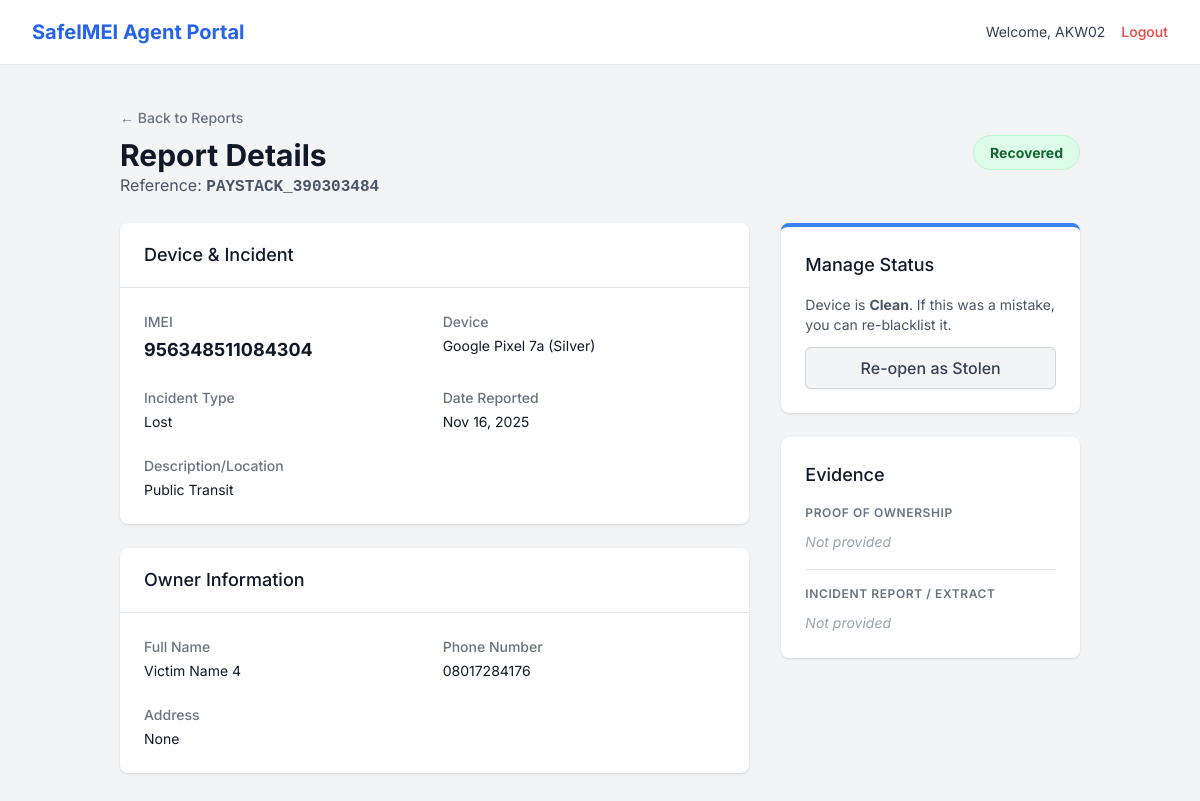
Page /reports/22/manage/ (signed in) on the committed database.
### portal/models.py (models this page shows, shortened)
class DeviceReport(models.Model):
    class StatusChoices(models.TextChoices):
        STOLEN = 'Stolen', 'Stolen'
        RECOVERED = 'Recovered', 'Recovered'
        PENDING = 'Pending', 'Pending Review'
        PAYMENT_PENDING = 'Payment Pending', 'Awaiting Payment'
    owner_full_name = models.CharField(max_length=255)
    owner_phone_number = models.CharField(max_length=20)
    owner_email = models.EmailField(blank=True, null=True)
    owner_address = models.TextField(blank=True, null=True)
    imei = models.CharField(max_length=15, unique=True, db_index=True)
    brand = models.CharField(max_length=100)
    model = models.CharField(max_length=100)
    color = models.CharField(max_length=50, blank=True, null=True)
    device_phone_number = models.CharField(max_length=20, blank=True, null=True)
    incident_date = models.DateField()
    incident_time = models.TimeField()
    incident_type = models.CharField(max_length=100)
    incident_location = models.TextField(blank=True, null=True)
    police_report_image = models.FileField(upload_to='proofs/police_reports/', blank=True, null=True)
    device_carton_photo = models.FileField(upload_to='proofs/cartons/', blank=True, null=True)
    device_receipt = models.FileField(upload_to='proofs/receipts/', blank=True, null=True)
    ocr_verification_status = models.BooleanField(default=False, help_text="True if OCR verified the documents")
    transaction_ref = models.CharField(max_length=100)
    status = models.CharField(max_length=20, choices=StatusChoices.choices, default=StatusChoices.STOLEN)
    reported_by = models.ForeignKey(User, on_delete=models.SET_NULL, null=True)
    station = models.ForeignKey(Station, on_delete=models.PROTECT)
    created_at = models.DateTimeField(auto_now_add=True)
    updated_at = models.DateTimeField(auto_now=True)

### portal/views.py (the view, shortened to what this page needs)
# urls.py: path('reports/<int:report_id>/manage/', views.report_detail_view, name='report_detail'),
@login_required
def report_detail_view(request, report_id):
    report = get_object_or_404(DeviceReport, id=report_id)
    if report.station != request.user.officerprofile.station: return redirect('dashboard')
    return render(request, 'report_detail.html', {'report': report})

### templates/report_detail.html (shortened to what this page needs)
{% extends 'base.html' %}
{% block content %}
<div class="min-h-screen bg-gray-100">
    {% include 'partials/navbar_officer.html' %}
    <main class="py-10">
        <div class="max-w-5xl mx-auto px-4 sm:px-6 lg:px-8">
            <div class="mb-6 flex items-center justify-between">
                <div>
                    <a href="{% url 'view_reports' %}" class="text-sm font-medium text-gray-500 hover:text-gray-700">&larr; Back to Reports</a>
                    <h1 class="text-3xl font-bold text-gray-900 mt-2">Report Details</h1>
                    <p class="text-gray-600">Reference: <span class="font-mono font-bold">{{ report.transaction_ref }}</span></p>
                </div>
                <div>
                    {% if report.status == 'Stolen' %}
                        <span class="px-4 py-2 rounded-full text-sm font-bold bg-red-100 text-red-800 border border-red-200">Stolen (Active)</span>
                    {% elif report.status == 'Recovered' %}
                        <span class="px-4 py-2 rounded-full text-sm font-bold bg-green-100 text-green-800 border border-green-200">Recovered</span>
                    {% elif report.status == 'Pending' %}
                        <span class="px-4 py-2 rounded-full text-sm font-bold bg-yellow-100 text-yellow-800 border border-yellow-200">Pending Review</span>
                    {% else %}
                        <span class="px-4 py-2 rounded-full text-sm font-bold bg-gray-100 text-gray-800 border border-gray-200">{{ report.status }}</span>
                    {% endif %}
                </div>
            </div>
            <div class="grid grid-cols-1 lg:grid-cols-3 gap-8">
                <div class="lg:col-span-2 space-y-6">
                    <div class="bg-white shadow overflow-hidden sm:rounded-lg">
                        <div class="px-4 py-5 sm:px-6 border-b border-gray-200">
                            <h3 class="text-lg leading-6 font-medium text-gray-900">Device & Incident</h3>
                        </div>
                        <div class="px-4 py-5 sm:p-6">
                            <dl class="grid grid-cols-1 sm:grid-cols-2 gap-x-4 gap-y-6">
                                <div><dt class="text-sm font-medium text-gray-500">IMEI</dt><dd class="mt-1 text-lg font-bold text-gray-900">{{ report.imei }}</dd></div>
                                <div><dt class="text-sm font-medium text-gray-500">Device</dt><dd class="mt-1 text-sm text-gray-900">{{ report.brand }} {{ report.model }} ({{ report.color }})</dd></div>
                                <div><dt class="text-sm font-medium text-gray-500">Incident Type</dt><dd class="mt-1 text-sm text-gray-900">{{ report.incident_type }}</dd></div>
                                <div><dt class="text-sm font-medium text-gray-500">Date Reported</dt><dd class="mt-1 text-sm text-gray-900">{{ report.created_at|date:"M d, Y" }}</dd></div>
                                <div class="sm:col-span-2"><dt class="text-sm font-medium text-gray-500">Description/Location</dt><dd class="mt-1 text-sm text-gray-900">{{ report.incident_location }}</dd></div>
                            </dl>
                        </div>
                    </div>
                    <div class="bg-white shadow overflow-hidden sm:rounded-lg">
                        <div class="px-4 py-5 sm:px-6 border-b border-gray-200">
                            <h3 class="text-lg leading-6 font-medium text-gray-900">Owner Information</h3>
                        </div>
                        <div class="px-4 py-5 sm:p-6">
                            <dl class="grid grid-cols-1 sm:grid-cols-2 gap-x-4 gap-y-6">
                                <div><dt class="text-sm font-medium text-gray-500">Full Name</dt><dd class="mt-1 text-sm text-gray-900">{{ report.owner_full_name }}</dd></div>
                                <div><dt class="text-sm font-medium text-gray-500">Phone Number</dt><dd class="mt-1 text-sm text-gray-900">{{ report.owner_phone_number }}</dd></div>
                                <div class="sm:col-span-2"><dt class="text-sm font-medium text-gray-500">Address</dt><dd class="mt-1 text-sm text-gray-900">{{ report.owner_address }}</dd></div>
                            </dl>
                        </div>
                    </div>
                </div>
                <div class="space-y-6">
                    <div class="bg-white shadow sm:rounded-lg p-6 border-t-4 border-blue-500">
                        <h3 class="text-lg font-medium text-gray-900 mb-4">Manage Status</h3>
                        <form method="POST" class="space-y-3">
                            {% if report.status == 'Pending' %}
                                <p class="text-sm text-gray-600 mb-4">Review proofs below. If valid, approve to blacklist.</p>
                                <button type="submit" name="action" value="approve" class="w-full py-2 px-4 bg-green-600 hover:bg-green-700 text-white rounded-md shadow-sm font-medium">
                                    Approve & Blacklist
                                </button>
                                <button type="submit" name="action" value="reject" class="w-full py-2 px-4 bg-white border border-red-300 text-red-700 hover:bg-red-50 rounded-md shadow-sm font-medium">
                                    Reject Report
                                </button>
                            {% elif report.status == 'Recovered' %}
                                <p class="text-sm text-gray-600 mb-4">Device is <strong>Clean</strong>. If this was a mistake, you can re-blacklist it.</p>
                                <button type="submit" name="action" value="mark_stolen" class="w-full py-2 px-4 bg-gray-100 hover:bg-gray-200 text-gray-700 border border-gray-300 rounded-md shadow-sm font-medium">
                                    Re-open as Stolen
                                </button>
                            {% endif %}
                        </form>
                    </div>
                    <div class="bg-white shadow sm:rounded-lg p-6">
                        <h3 class="text-lg font-medium text-gray-900 mb-4">Evidence</h3>
                        <div class="space-y-4">
                            <div>
                                <p class="text-xs font-semibold text-gray-500 uppercase tracking-wider mb-2">Proof of Ownership</p>
                                {% if report.device_receipt %}
                                    <a href="{{ report.device_receipt.url }}" target="_blank">
                                        <img src="{{ report.device_receipt.url }}" class="w-full h-32 object-cover rounded border hover:opacity-75 transition">
                                    </a>
                                {% else %}
                                    <span class="text-sm text-gray-400 italic">Not provided</span>
                                {% endif %}
                            </div>
                            <div class="border-t pt-4">
                                <p class="text-xs font-semibold text-gray-500 uppercase tracking-wider mb-2">Incident Report / Extract</p>
                                {% if report.police_report_image %}
                                    <a href="{{ report.police_report_image.url }}" target="_blank" class="group block relative">
                                        <div class="absolute inset-0 bg-black bg-opacity-0 group-hover:bg-opacity-10 transition rounded"></div>
                                        <img src="{{ report.police_report_image.url }}" class="w-full h-32 object-cover rounded border hover:opacity-75 transition">
                                        <p class="text-xs text-blue-600 mt-1 text-center">Click to enlarge</p>
                                        {% if report.ocr_verification_status %}
                                        <div class="mt-2 inline-flex items-center px-2.5 py-0.5 rounded-full text-xs font-medium bg-green-100 text-green-800 border border-green-200 shadow-sm">
                                            <svg class="mr-1.5 h-3 w-3 text-green-500" fill="currentColor" viewBox="0 0 8 8"><circle cx="4" cy="4" r="3" /></svg>
                                            OCR Verified
                                        </div>
                                        {% endif %}
                                    </a>
                                {% else %}
                                    <span class="text-sm text-gray-400 italic">Not provided</span>
                                {% endif %}
                            </div>
                        </div>
                    </div>
                </div>
            </div>
        </div>
    </main>
</div>
{% endblock %}

### templates/partials/navbar_officer.html
<nav class="bg-white border-b border-gray-200">
    <div class="max-w-7xl mx-auto px-4 sm:px-6 lg:px-8">
        <div class="flex justify-between h-16">
            <div class="flex items-center gap-2 text-xl font-bold text-blue-600">
                <a href="{% url 'dashboard' %}">SafeIMEI Agent Portal</a>
            </div>
            <div class="flex items-center">
                <span class="hidden sm:inline mr-4 text-sm text-gray-700">Welcome, {{ request.user.username }}</span>
                <a href="{% url 'logout' %}" class="text-sm font-medium text-red-500 hover:text-red-700">Logout</a>
            </div>
        </div>
    </div>
</nav>

### templates/base.html (style rules this page uses)
body { font-family: 'Inter', sans-serif; }

### rows in the picture
DeviceReport: transaction_ref "PAYSTACK_390303484", imei "956348511084304", brand "Google", model "Pixel 7a", color "Silver", incident_type "Lost", created_at "Nov 16, 2025", incident_location "Public Transit", owner_full_name "Victim Name 4", owner_phone_number "08017284176", owner_address "None"

### other values in the picture
{{ request.user.username }} "AKW02"
